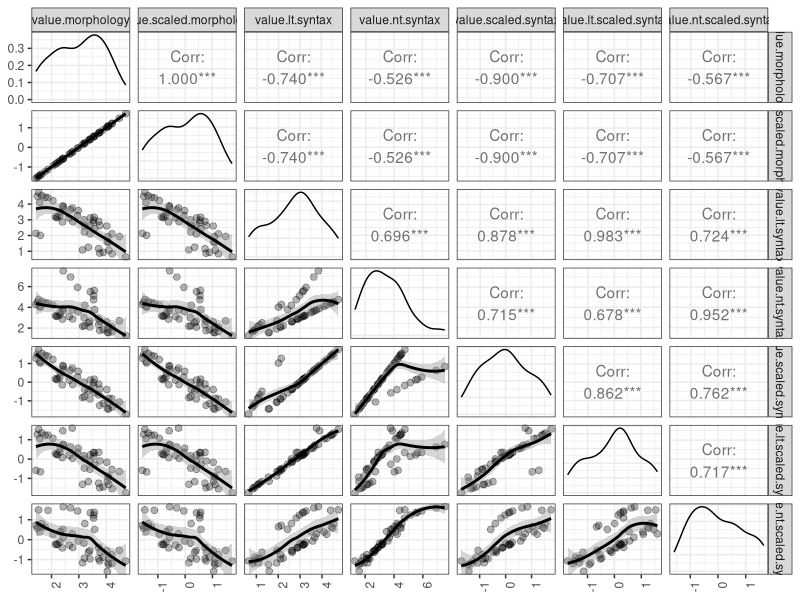
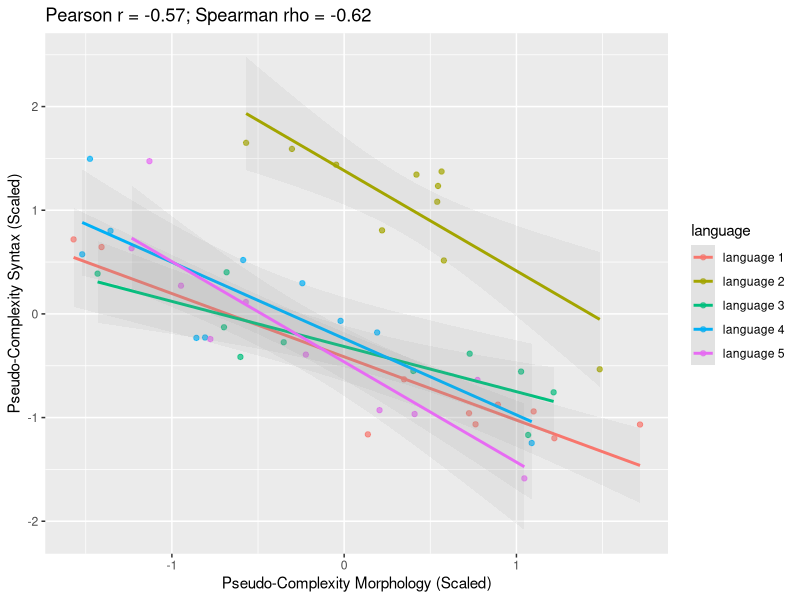
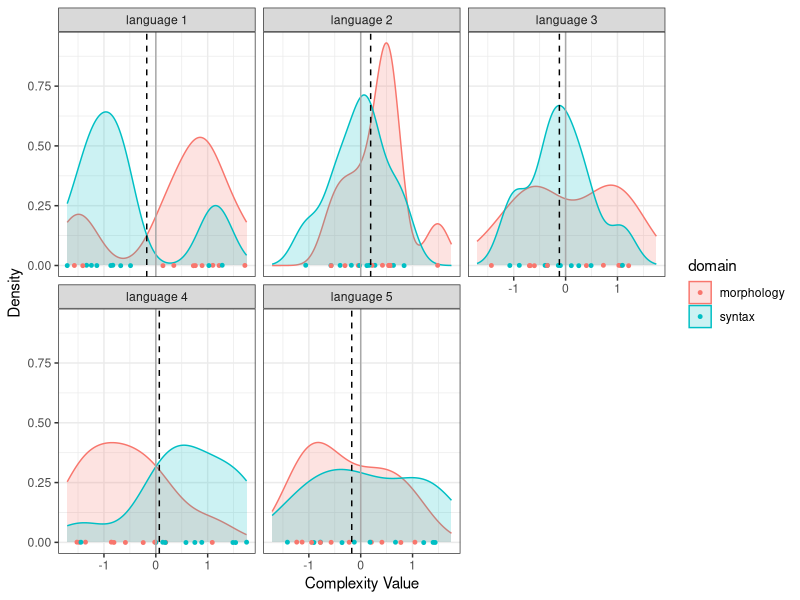
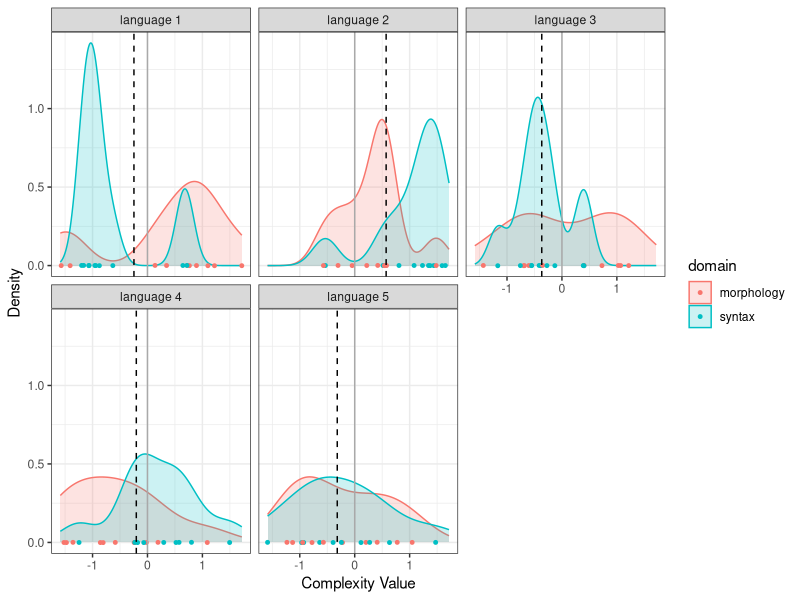
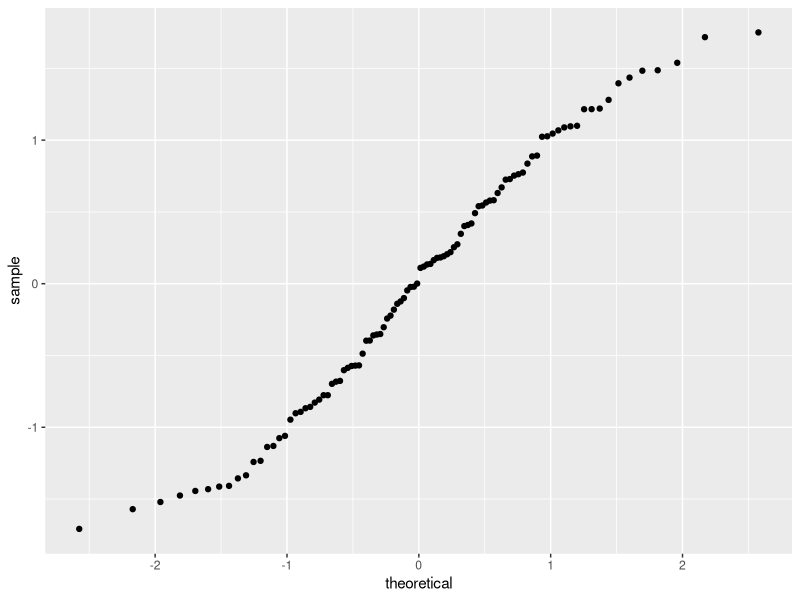
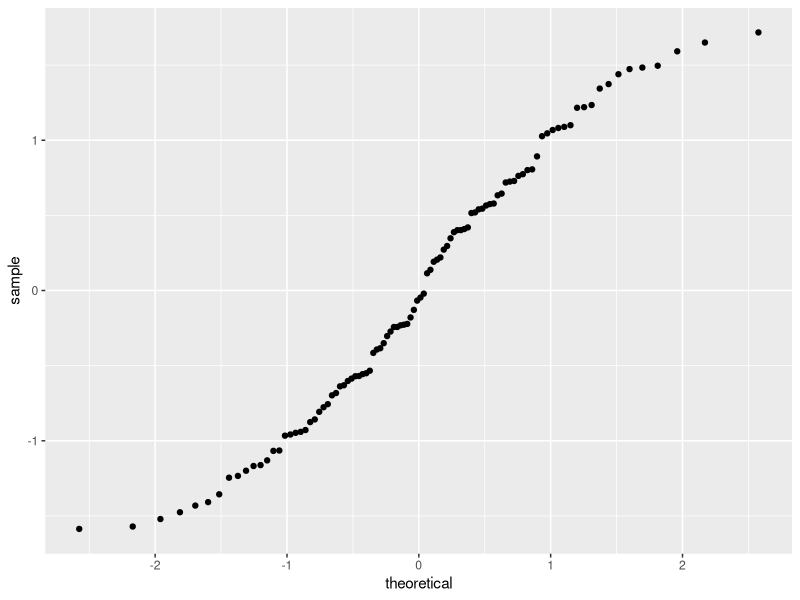

R code for these plots, in order: (Note: this script raises an error after producing the figures.)
## ---- chunk 1
knitr::opts_chunk$set(echo = TRUE)
## ---- chunk 2
# R version
sessionInfo()$R.version$version.string
# platform
sessionInfo()$R.version$platform 
## ---- chunk 3
library(MASS)
library(ggplot2)
library(plyr)
library(dplyr)
library(GGally)
library(rstatix)
## ---- chunk 4
# version of packages loaded
installed.packages()[names(sessionInfo()$otherPkgs), "Version"]
## ---- chunk 5
# set the seed for random number generation in order to 
# get the same result when the code is re-run
set.seed(1)
# set parameters
n = 5 # number of languages
k = 10 # number of measures in domain
r = -0.9 # predefined correlation between the complexity values in the two domains
# generate the data
simulation.df <- data.frame() 
for (i in 1:k){
  # generate two correlated samples 
  data <- mvrnorm(n = n, mu = c(3, 3), Sigma = matrix(c(1, r, r, 1), nrow = 2), 
                empirical = TRUE)
  # original values
  value.m <- data[, 1]
  value.s <- data[, 2]
  value <- c(value.m, value.s)
  # scaled original values
  value.m.scaled <- scale(value.m)
  value.s.scaled <- scale(value.s)
  value.scaled <- c(value.m.scaled, value.s.scaled)
  # add information about domain and measurement id
  domain <- c(rep("morphology", n), rep("syntax", n))
  measure <- rep(i, n)
  # create vector with language names
  language <- c()
  for (j in 1:n){
    language <- c(language, paste("language", j)) 
  }
  local.df <- data.frame(language, measure, domain, value, value.scaled)
  # linear transformation to syntax of language 1
  local.df$value.lt <- local.df$value
  local.df$value.lt[local.df$language == "language 1" & 
                      local.df$domain == "syntax"] <-   
  local.df$value.lt[local.df$language == "language 1" & 
                      local.df$domain == "syntax"]*0.5
  # scale the data
  local.df$value.lt.scaled <- 
    c(value.m.scaled, scale(local.df$value.lt[local.df$domain == "syntax"]))
  # non-linear transformation to syntax of language 2
  local.df$value.nt <- local.df$value
  local.df$value.nt[local.df$language == "language 2" & 
                      local.df$domain == "syntax"] <- 
  local.df$value.nt[local.df$language == "language 2" & 
                      local.df$domain == "syntax"]^1.5
  # scale the data
  local.df$value.nt.scaled <- 
    c(value.m.scaled, scale(local.df$value.nt[local.df$domain == "syntax"]))
  # bind to overall data frame
  simulation.df <- rbind(simulation.df, local.df)
}
## ---- chunk 6
# wide format
simulation.df.wide <- reshape(simulation.df, idvar = c("language", "measure"), 
                              timevar = "domain", direction = "wide")
# select only certain columns for plotting
simulation.df.short <- select(simulation.df.wide, value.morphology, 
                              value.scaled.morphology, value.lt.syntax, value.nt.syntax, 
                              value.scaled.syntax, value.lt.scaled.syntax, 
                              value.nt.scaled.syntax)
## ---- chunk 7
simulation.scatterplot <- ggpairs(simulation.df.short, 
                        lower = list(continuous = wrap("smooth_loess", alpha = 0.3, 
                                                       lwd = 0.5, size = 2)),
                        upper = list(continuous = wrap('cor', method = "pearson"))) +
                        theme_bw() +
                        theme(axis.text.x = element_text(angle = 90, hjust = 1))
print(simulation.scatterplot)
## ---- chunk 8
scatterplot.selected <- ggplot(simulation.df.wide, aes(x = value.scaled.morphology, 
                                                       y = value.nt.scaled.syntax, 
                                                       color = language)) + 
  geom_point(alpha = 0.7) +
  geom_smooth(method = lm, alpha = 0.1) +
  ggtitle("Pearson r = -0.57; Spearman rho = -0.62") +
  xlab("Pseudo-Complexity Morphology (Scaled)") +
  ylab("Pseudo-Complexity Syntax (Scaled)") 
scatterplot.selected
## ---- chunk 9
# get mean values for each language
mu <- ddply(simulation.df, "language", summarise, 
            grp.mean = mean(value.scaled, na.rm = T))
# get median values for each language
med <- ddply(simulation.df, "language", summarise, 
             grp.median = median(value.scaled, na.rm = T))
# get standard deviation values for each language
sdev <- ddply(simulation.df, "language", summarise, 
              grp.sd = sd(value.scaled, na.rm = T)) 
## ---- chunk 10
density.plot <- ggplot(simulation.df, aes(x = value.scaled, 
                                          color = domain, fill = domain)) +
  geom_density(alpha = .2) +
  # add some jitter to prevent overplotting
  geom_jitter(data = simulation.df, aes(x = value.scaled, y = 0), 
             size = 1, height = 0.001, width = 0) + 
  geom_vline(aes(xintercept = 0), color = "darkgrey") +
  geom_vline(data = med, aes(xintercept = grp.median), linetype = "dashed") +
  facet_wrap(~ language) +
  #xlim(-3, 3) +
  labs(x = "Complexity Value", y = "Density") +
  theme_bw()
print(density.plot)
## ---- chunk 11
# get mean values for each language
mu <- ddply(simulation.df, "language", summarise, 
            grp.mean = mean(value.nt.scaled, na.rm = T))
# get median values for each language
med <- ddply(simulation.df, "language", summarise, 
             grp.median = median(value.nt.scaled, na.rm = T))
# get standard deviation values for each language
sdev <- ddply(simulation.df, "language", summarise, 
              grp.sd = sd(value.nt.scaled, na.rm = T)) 
## ---- chunk 12
density.plot <- ggplot(simulation.df, aes(x = value.nt.scaled, 
                                          color = domain, fill = domain)) +
  geom_density(alpha = .2) +
  # add some jitter to prevent overplotting
  geom_jitter(data = simulation.df, aes(x = value.nt.scaled, y = 0), 
             size = 1, height = 0.001, width = 0) + 
  geom_vline(aes(xintercept = 0), color = "darkgrey") +
  geom_vline(data = med, aes(xintercept = grp.median), linetype = "dashed") +
  facet_wrap(~ language) +
  #xlim(-3, 3) +
  labs(x = "Complexity Value", y = "Density") +
  theme_bw()
print(density.plot)
## ---- chunk 13
# standardized samples
ggplot(simulation.df, aes(sample = value.scaled)) + 
  stat_qq()
# standardized samples with non-linear transformation of syntax values
ggplot(simulation.df, aes(sample = value.nt.scaled)) + 
  stat_qq()
## ---- chunk 14
# we add some random noise here to the value vector with
# the function jitter(), since we otherwise get warnings due to ties in the data
p.values <- pairwise.wilcox.test(jitter(simulation.df$value.scaled), 
                                 simulation.df$language, paired = T, 
                                 p.adjust.method = "holm") 
p.values$p.value
## ---- chunk 15
p.values <- pairwise.wilcox.test(jitter(simulation.df$value.nt.scaled), 
                                 simulation.df$language, paired = T, 
                                 p.adjust.method = "holm") 
p.values$p.value
## ---- chunk 16
# standardized original
effect.sizes <- wilcox_effsize(simulation.df, value.scaled ~ language, paired = T)
# standardized with non-linear transformation of syntactic values
effect.sizes.nt <- wilcox_effsize(simulation.df, value.nt.scaled ~ language, paired = T)
## ---- chunk 17
effect.sizes.plot <- ggplot(as.data.frame(effect.sizes), aes(group1, group2)) +
  geom_tile(aes(fill = effsize), color = "white") +
  scale_fill_gradient2(low = "light blue", mid = "light grey", high = "red", 
                       midpoint = 0.5, limit = c(0,1)) +
  geom_text(aes(label = round(effsize, 2))) +
  labs(x = "", y = "") +
  theme_minimal() +
  theme(axis.text.x = element_text(angle = 45, hjust = 1))
effect.sizes.plot
## ---- chunk 18
effect.sizes.nt.plot <- ggplot(as.data.frame(effect.sizes.nt), aes(group1, group2)) +
  geom_tile(aes(fill = effsize), color = "white") +
  scale_fill_gradient2(low = "light blue", mid = "light grey", high = "red", 
                       midpoint = 0.5, limit = c(0,1)) +
  geom_text(aes(label = round(effsize, 2))) +
  labs(x = "", y = "") +
  theme_minimal() +
  theme(axis.text.x = element_text(angle = 45, hjust = 1))
effect.sizes.nt.plot
